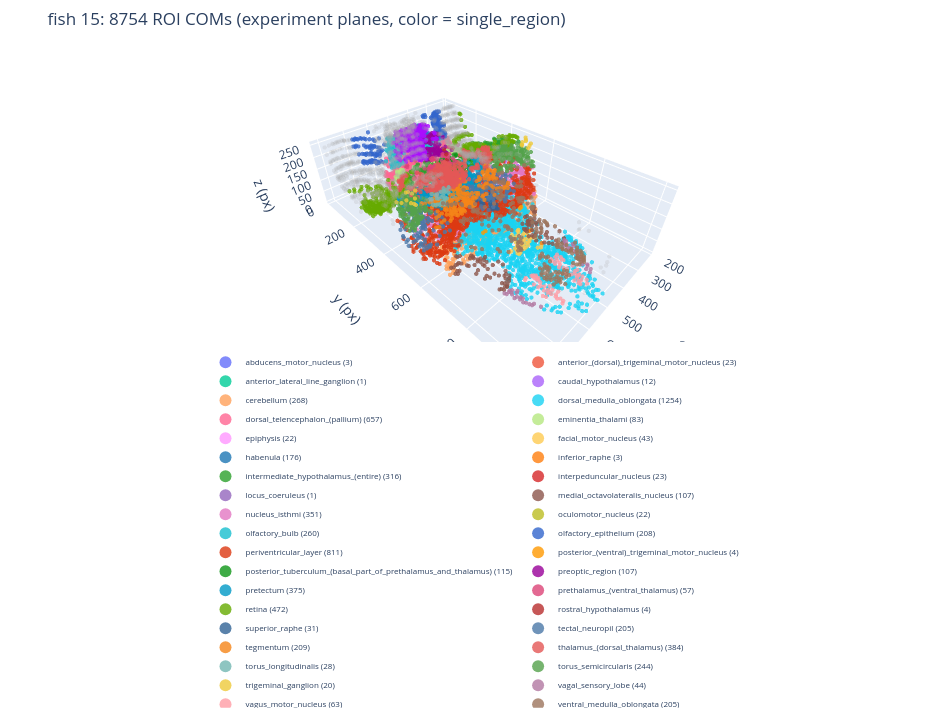

Notebook code for this chart:
### Code cell
# 3D interactive scatter of all ROI COMs for this fish, colored by region.
# Experiment-plane stacking: x/y/z all in embedded experiment pixels.
# z (px) = plane × (plane spacing µm / µm per px).
# Run AFTER the region-assignment cell (needs FISH_ROI_REGIONS).
import plotly.graph_objects as go
import plotly.express as px

if "FISH_ROI_REGIONS" not in globals():
    raise RuntimeError("Run the region-assignment cell above first (defines FISH_ROI_REGIONS).")
if "com_to_target_xy" not in globals():
    raise RuntimeError("com_to_target_xy missing — run an earlier setup cell.")

# From PrairieView sequence XML (e.g. sequence_0-155/sequence_0-155.xml → micronsPerPixel).
EXPERIMENT_UM_PER_PX = 0.783202792352194
EXPERIMENT_PLANE_SPACING_UM = 20  # micronsPerPixel ZAxis in functional sequence XML
PLANE_SPACING_PX = EXPERIMENT_PLANE_SPACING_UM / EXPERIMENT_UM_PER_PX

_fish_id_3d = int(exp_folder.name.split("_")[-2])
NA_LABEL = "unassigned"
NA_COLOR = "#a8a8a8"  # medium grey — reserved for unassigned only
NA_OPACITY = 0.2  # lower than assigned regions so unassigned recede visually
SINGLE_REGION_COLUMN = "single_region"


def _unpack_com(c):
    v = np.asarray(c, dtype=float).ravel()
    if v.size < 2:
        raise ValueError(f"COM must have at least 2 values, got {c!r}")
    return float(v[0]), float(v[1])


def _single_region_label(val):
    if val is None or (isinstance(val, float) and np.isnan(val)):
        return NA_LABEL
    return str(val)


def _is_greyish(color):
    h = str(color).lstrip("#")
    if len(h) == 3:
        h = "".join(ch * 2 for ch in h)
    r, g, b = (int(h[i : i + 2], 16) for i in (0, 2, 4))
    return max(r, g, b) - min(r, g, b) < 40


_raw_palette = (
    px.colors.qualitative.Plotly
    + px.colors.qualitative.D3
    + px.colors.qualitative.G10
    + px.colors.qualitative.T10
    + px.colors.qualitative.Alphabet
    + px.colors.qualitative.Dark24
)
_region_palette = []
for _c in _raw_palette:
    if _c in _region_palette or _is_greyish(_c):
        continue
    _region_palette.append(_c)


_f = FISH_ROI_REGIONS.copy()
_f = _f[_f["com"].notna()]

_xy = np.array([com_to_target_xy(*_unpack_com(c)) for c in _f["com"]], dtype=float)
xs, ys = _xy[:, 0], _xy[:, 1]
planes = _f["plane"].astype(float).to_numpy()
zs = planes * PLANE_SPACING_PX
_z_um = planes * EXPERIMENT_PLANE_SPACING_UM
regions = _f[SINGLE_REGION_COLUMN].map(_single_region_label).to_numpy()

_assigned = sorted(r for r in set(regions) if r != NA_LABEL)
_legend_labels = _assigned + ([NA_LABEL] if NA_LABEL in regions else [])

fig = go.Figure()
for i, reg in enumerate(_assigned):
    m = regions == reg
    fig.add_trace(go.Scatter3d(
        x=xs[m], y=ys[m], z=zs[m], mode="markers",
        name=f"{reg} ({int(m.sum())})",
        customdata=np.column_stack([planes[m], _z_um[m]]),
        marker=dict(size=2.5, color=_region_palette[i % len(_region_palette)], opacity=0.8),
        hovertemplate=(
            f"{reg}<br>"
            "plane=%{customdata[0]:.0f}<br>"
            "z=%{z:.1f} px (%{customdata[1]:.0f} µm)<br>"
            "x=%{x:.0f} y=%{y:.0f}<extra></extra>"
        ),
    ))

if NA_LABEL in set(regions):
    m = regions == NA_LABEL
    fig.add_trace(go.Scatter3d(
        x=xs[m], y=ys[m], z=zs[m], mode="markers",
        name=f"{NA_LABEL} ({int(m.sum())})",
        customdata=np.column_stack([planes[m], _z_um[m]]),
        marker=dict(size=2.5, color=NA_COLOR, opacity=NA_OPACITY),
        hovertemplate=(
            f"{NA_LABEL}<br>"
            "plane=%{customdata[0]:.0f}<br>"
            "z=%{z:.1f} px (%{customdata[1]:.0f} µm)<br>"
            "x=%{x:.0f} y=%{y:.0f}<extra></extra>"
        ),
    ))

_legend_rows = max(1, int(np.ceil(len(_legend_labels) / 6)))
_bottom_margin = 24 + 20 * _legend_rows
fig.update_layout(
    title=f"fish {_fish_id_3d}: {len(_f)} ROI COMs (experiment planes, color = single_region)",
    scene=dict(
        xaxis_title="x (px)",
        yaxis_title="y (px)",
        zaxis_title="z (px)",
        aspectmode="data",
    ),
    legend=dict(
        orientation="h",
        itemsizing="constant",
        font=dict(size=8),
        yanchor="top",
        y=-0.02,
        x=0.5,
        xanchor="center",
    ),
    margin=dict(t=50, b=_bottom_margin),
    width=950,
    height=720,
)
fig.show()
fig.write_html(str(exp_folder / f"coms_3d_exp_planes_fish{_fish_id_3d}.html"))
print(
    f"z scale: {PLANE_SPACING_PX:.2f} px/plane "
    f"({EXPERIMENT_PLANE_SPACING_UM} µm / {EXPERIMENT_UM_PER_PX:.4f} µm/px)"
)
print(f"{len(_legend_labels)} labels: {', '.join(_legend_labels[:8])}{'…' if len(_legend_labels) > 8 else ''}")
